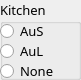
   <widget class="QGroupBox" name="kitchenBox">
    <property name="geometry">
     <rect>
      <x>310</x>
      <y>160</y>
      <width>81</width>
      <height>80</height>
     </rect>
    </property>
    <property name="font">
     <font>
      <family>Sans</family>
      <pointsize>10</pointsize>
     </font>
    </property>
    <property name="title">
     <string>Kitchen</string>
    </property>
    <widget class="QRadioButton" name="AuSKitchenRadioButton">
     <property name="geometry">
      <rect>
       <x>0</x>
       <y>20</y>
       <width>61</width>
       <height>22</height>
      </rect>
     </property>
     <property name="font">
      <font>
       <family>Sans</family>
       <pointsize>10</pointsize>
      </font>
     </property>
     <property name="text">
      <string>AuS</string>
     </property>
    </widget>
    <widget class="QRadioButton" name="AuLKitchenRadioButton">
     <property name="geometry">
      <rect>
       <x>0</x>
       <y>40</y>
       <width>61</width>
       <height>22</height>
      </rect>
     </property>
     <property name="font">
      <font>
       <family>Sans</family>
       <pointsize>10</pointsize>
      </font>
     </property>
     <property name="text">
      <string>AuL</string>
     </property>
    </widget>
    <widget class="QRadioButton" name="kitchenNoneRadioButton">
     <property name="geometry">
      <rect>
       <x>0</x>
       <y>60</y>
       <width>71</width>
       <height>22</height>
      </rect>
     </property>
     <property name="font">
      <font>
       <family>Sans</family>
       <pointsize>10</pointsize>
      </font>
     </property>
     <property name="text">
      <string>None</string>
     </property>
    </widget>
   </widget>
